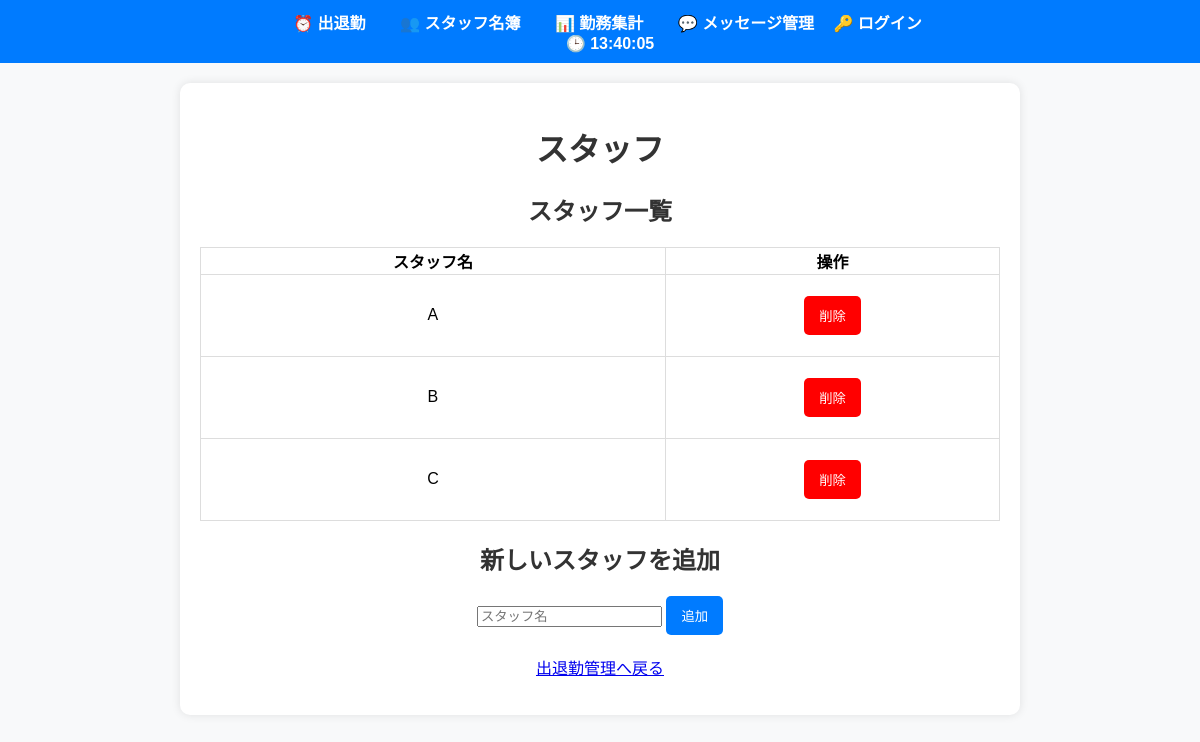
Before: /staff with the older database file.
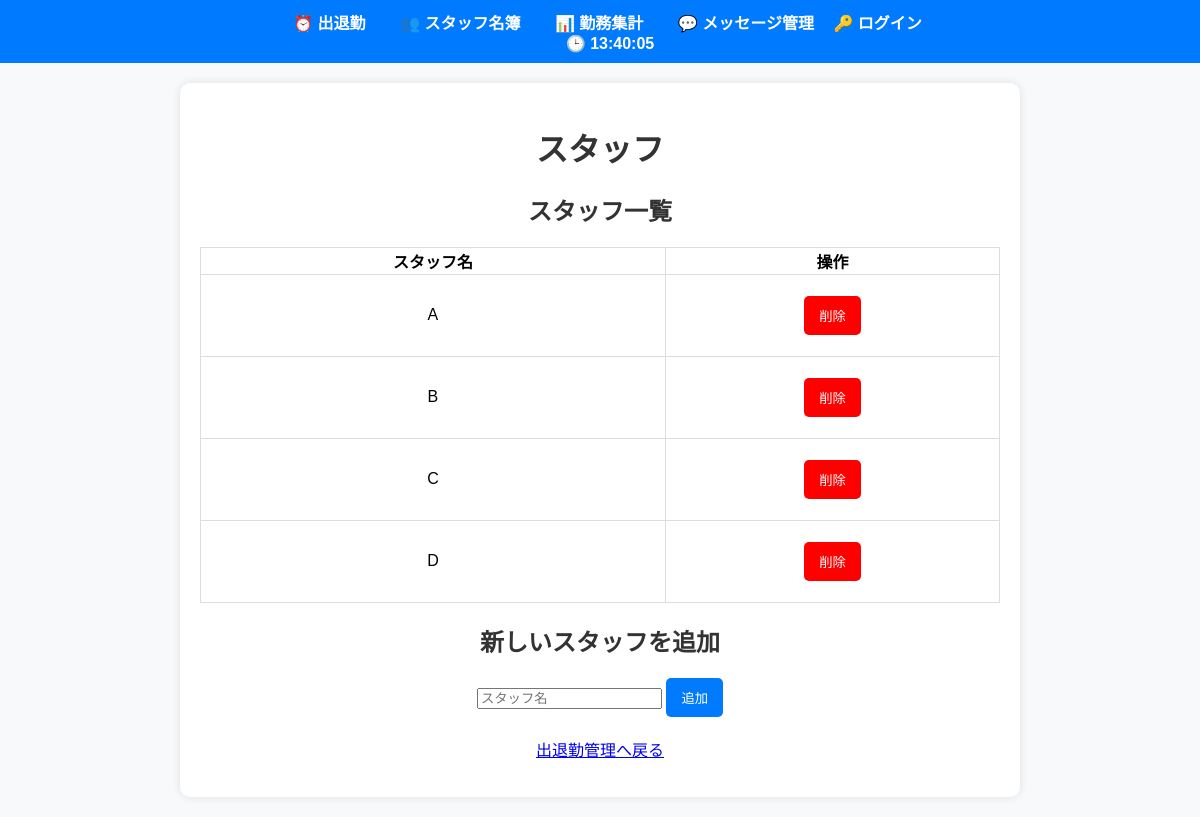
After: the same page with the newer database file.
### models.py (models this page shows)
class Staff(db.Model):
    id = db.Column(db.Integer, primary_key=True)
    name = db.Column(db.String(100), nullable=False)

### routes.py (the view)
@app.route('/staff')
def staff_list():
    staff = Staff.query.all()
    return render_template('staff.html', staff=staff)

### templates/staff.html (shortened to what this page needs)
{% extends "base.html" %}
{% block content %}
<h1>スタッフ</h1>
<h2>スタッフ一覧</h2>
<table border="1">
    <tr>
        <th>スタッフ名</th>
        <th>操作</th>
    </tr>
    {% for person in staff %}
    <tr>
        <td>{{ person.name }}</td>
        <td>
            <form action="{{ url_for('delete_staff', staff_id=person.id) }}" method="POST" onsubmit="return confirm('本当に削除しますか？');">
                <button type="submit" style="background-color: red; color: white;">削除</button>
            </form>
        </td>
    </tr>
    {% endfor %}
</table>
<h2>新しいスタッフを追加</h2>
<form action="{{ url_for('add_staff') }}" method="POST">
    <input type="text" name="name" placeholder="スタッフ名" required>
    <button type="submit">追加</button>
</form>
<p><a href="{{ url_for('attendance') }}">出退勤管理へ戻る</a></p>
{% endblock %}

Changed rows visible on the page:
added Staff: name "D"
